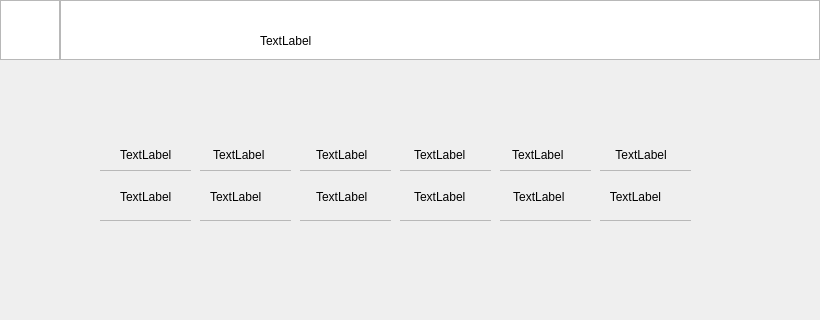
<?xml version="1.0" encoding="UTF-8"?>
<ui version="4.0">
 <class>TimeSettingWindowNew</class>
 <widget class="QDialog" name="TimeSettingWindowNew">
  <property name="enabled">
   <bool>true</bool>
  </property>
  <property name="geometry">
   <rect>
    <x>230</x>
    <y>0</y>
    <width>820</width>
    <height>320</height>
   </rect>
  </property>
  <property name="windowTitle">
   <string>Dialog</string>
  </property>
  <widget class="QGraphicsView" name="confirm_button">
   <property name="geometry">
    <rect>
     <x>0</x>
     <y>0</y>
     <width>60</width>
     <height>60</height>
    </rect>
   </property>
  </widget>
  <widget class="QGraphicsView" name="title_bg">
   <property name="geometry">
    <rect>
     <x>60</x>
     <y>0</y>
     <width>760</width>
     <height>60</height>
    </rect>
   </property>
  </widget>
  <widget class="QLabel" name="title">
   <property name="geometry">
    <rect>
     <x>260</x>
     <y>10</y>
     <width>271</width>
     <height>61</height>
    </rect>
   </property>
   <property name="text">
    <string>TextLabel</string>
   </property>
  </widget>
  <widget class="QLabel" name="year_label">
   <property name="geometry">
    <rect>
     <x>120</x>
     <y>140</y>
     <width>60</width>
     <height>30</height>
    </rect>
   </property>
   <property name="text">
    <string>TextLabel</string>
   </property>
  </widget>
  <widget class="QLabel" name="month_label">
   <property name="geometry">
    <rect>
     <x>210</x>
     <y>140</y>
     <width>71</width>
     <height>30</height>
    </rect>
   </property>
   <property name="text">
    <string> TextLabel</string>
   </property>
  </widget>
  <widget class="QLabel" name="day_label">
   <property name="geometry">
    <rect>
     <x>316</x>
     <y>140</y>
     <width>60</width>
     <height>30</height>
    </rect>
   </property>
   <property name="text">
    <string>TextLabel</string>
   </property>
  </widget>
  <widget class="QLabel" name="hour_label">
   <property name="geometry">
    <rect>
     <x>414</x>
     <y>140</y>
     <width>60</width>
     <height>30</height>
    </rect>
   </property>
   <property name="text">
    <string>TextLabel</string>
   </property>
  </widget>
  <widget class="QLabel" name="minute_label">
   <property name="geometry">
    <rect>
     <x>509</x>
     <y>140</y>
     <width>71</width>
     <height>30</height>
    </rect>
   </property>
   <property name="text">
    <string> TextLabel</string>
   </property>
  </widget>
  <widget class="QLabel" name="second_label">
   <property name="geometry">
    <rect>
     <x>609</x>
     <y>140</y>
     <width>81</width>
     <height>30</height>
    </rect>
   </property>
   <property name="text">
    <string>  TextLabel</string>
   </property>
  </widget>
  <widget class="QLabel" name="year_text">
   <property name="geometry">
    <rect>
     <x>120</x>
     <y>177</y>
     <width>60</width>
     <height>40</height>
    </rect>
   </property>
   <property name="text">
    <string>TextLabel</string>
   </property>
  </widget>
  <widget class="QLabel" name="month_text">
   <property name="geometry">
    <rect>
     <x>210</x>
     <y>177</y>
     <width>60</width>
     <height>40</height>
    </rect>
   </property>
   <property name="text">
    <string>TextLabel</string>
   </property>
  </widget>
  <widget class="QLabel" name="day_text">
   <property name="geometry">
    <rect>
     <x>316</x>
     <y>177</y>
     <width>60</width>
     <height>40</height>
    </rect>
   </property>
   <property name="text">
    <string>TextLabel</string>
   </property>
  </widget>
  <widget class="QLabel" name="hour_text">
   <property name="geometry">
    <rect>
     <x>414</x>
     <y>177</y>
     <width>60</width>
     <height>40</height>
    </rect>
   </property>
   <property name="text">
    <string>TextLabel</string>
   </property>
  </widget>
  <widget class="QLabel" name="minute_text">
   <property name="geometry">
    <rect>
     <x>510</x>
     <y>177</y>
     <width>71</width>
     <height>40</height>
    </rect>
   </property>
   <property name="text">
    <string> TextLabel</string>
   </property>
  </widget>
  <widget class="QLabel" name="second_text">
   <property name="geometry">
    <rect>
     <x>600</x>
     <y>177</y>
     <width>81</width>
     <height>40</height>
    </rect>
   </property>
   <property name="text">
    <string>   TextLabel</string>
   </property>
  </widget>
  <widget class="QGraphicsView" name="year_top_ind">
   <property name="geometry">
    <rect>
     <x>100</x>
     <y>170</y>
     <width>91</width>
     <height>1</height>
    </rect>
   </property>
  </widget>
  <widget class="QGraphicsView" name="year_bottom_ind">
   <property name="geometry">
    <rect>
     <x>100</x>
     <y>220</y>
     <width>91</width>
     <height>1</height>
    </rect>
   </property>
  </widget>
  <widget class="QGraphicsView" name="month_top_ind">
   <property name="geometry">
    <rect>
     <x>200</x>
     <y>170</y>
     <width>91</width>
     <height>1</height>
    </rect>
   </property>
  </widget>
  <widget class="QGraphicsView" name="month_bottom_ind">
   <property name="geometry">
    <rect>
     <x>200</x>
     <y>220</y>
     <width>91</width>
     <height>1</height>
    </rect>
   </property>
  </widget>
  <widget class="QGraphicsView" name="day_top_ind">
   <property name="geometry">
    <rect>
     <x>300</x>
     <y>170</y>
     <width>91</width>
     <height>1</height>
    </rect>
   </property>
  </widget>
  <widget class="QGraphicsView" name="day_bottom_ind">
   <property name="geometry">
    <rect>
     <x>300</x>
     <y>220</y>
     <width>91</width>
     <height>1</height>
    </rect>
   </property>
  </widget>
  <widget class="QGraphicsView" name="hour_top_ind">
   <property name="geometry">
    <rect>
     <x>400</x>
     <y>170</y>
     <width>91</width>
     <height>1</height>
    </rect>
   </property>
  </widget>
  <widget class="QGraphicsView" name="hour_bottom_ind">
   <property name="geometry">
    <rect>
     <x>400</x>
     <y>220</y>
     <width>91</width>
     <height>1</height>
    </rect>
   </property>
  </widget>
  <widget class="QGraphicsView" name="minute_top_ind">
   <property name="geometry">
    <rect>
     <x>500</x>
     <y>170</y>
     <width>91</width>
     <height>1</height>
    </rect>
   </property>
  </widget>
  <widget class="QGraphicsView" name="minute_bottom_ind">
   <property name="geometry">
    <rect>
     <x>500</x>
     <y>220</y>
     <width>91</width>
     <height>1</height>
    </rect>
   </property>
  </widget>
  <widget class="QGraphicsView" name="second_top_ind">
   <property name="geometry">
    <rect>
     <x>600</x>
     <y>170</y>
     <width>91</width>
     <height>1</height>
    </rect>
   </property>
  </widget>
  <widget class="QGraphicsView" name="second_bottom_ind">
   <property name="geometry">
    <rect>
     <x>600</x>
     <y>220</y>
     <width>91</width>
     <height>1</height>
    </rect>
   </property>
  </widget>
 </widget>
 <resources/>
 <connections/>
</ui>
